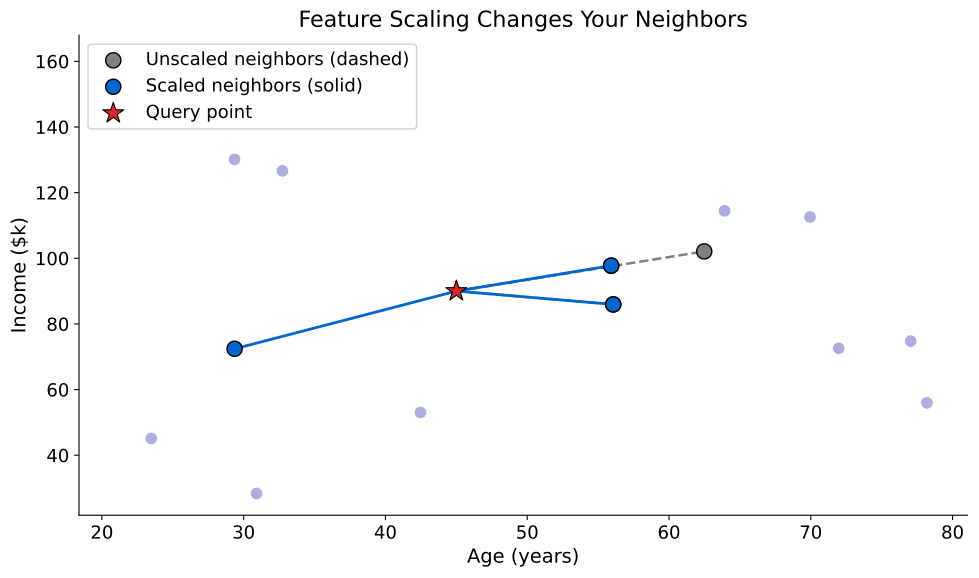

Recreate this plot in Python.
"""
Chart 08: Feature Scaling Changes Your Neighbors
Shows how unscaled vs scaled features lead to different KNN neighbors.
"""
import matplotlib.pyplot as plt
import numpy as np
from pathlib import Path
from sklearn.preprocessing import StandardScaler
from sklearn.neighbors import NearestNeighbors

plt.rcParams.update({
    'font.size': 14, 'axes.labelsize': 14, 'axes.titlesize': 16,
    'xtick.labelsize': 13, 'ytick.labelsize': 13, 'legend.fontsize': 13,
    'figure.figsize': (10, 6), 'figure.dpi': 150,
    'axes.spines.top': False, 'axes.spines.right': False,
})

COLORS = {
    'purple': '#3333B2', 'blue': '#0066CC', 'orange': '#FF7F0E',
    'green': '#2CA02C', 'red': '#D62728', 'lavender': '#ADADE0', 'gray': '#808080',
}

np.random.seed(42)

# Generate 15 data points: Age (20-80), Income (20k-200k)
n_points = 15
ages = np.random.uniform(20, 80, n_points)
incomes = np.random.uniform(20000, 200000, n_points)
X = np.column_stack([ages, incomes])

# Query point
query_age, query_income = 45, 90000
query = np.array([[query_age, query_income]])

# Find 3 nearest neighbors WITHOUT scaling (dominated by income axis)
nn_unscaled = NearestNeighbors(n_neighbors=3)
nn_unscaled.fit(X)
dists_unscaled, idx_unscaled = nn_unscaled.kneighbors(query)
idx_unscaled = idx_unscaled[0]

# Find 3 nearest neighbors WITH scaling
scaler = StandardScaler()
X_scaled = scaler.fit_transform(X)
query_scaled = scaler.transform(query)
nn_scaled = NearestNeighbors(n_neighbors=3)
nn_scaled.fit(X_scaled)
dists_scaled, idx_scaled = nn_scaled.kneighbors(query_scaled)
idx_scaled = idx_scaled[0]

# --- Plot ---
fig, ax = plt.subplots(figsize=(10, 6))

# All points (lavender background)
ax.scatter(ages, incomes / 1000, color=COLORS['lavender'], s=80, zorder=2,
           edgecolors='white', linewidths=0.5)

# Highlight unscaled neighbors
for i in idx_unscaled:
    ax.plot([query_age, ages[i]], [query_income / 1000, incomes[i] / 1000],
            color=COLORS['gray'], linestyle='--', linewidth=1.8, zorder=3)
ax.scatter(ages[idx_unscaled], incomes[idx_unscaled] / 1000,
           color=COLORS['gray'], s=120, zorder=4, edgecolors='black',
           linewidths=1.0, label='Unscaled neighbors (dashed)')

# Highlight scaled neighbors
for i in idx_scaled:
    ax.plot([query_age, ages[i]], [query_income / 1000, incomes[i] / 1000],
            color=COLORS['blue'], linestyle='-', linewidth=2.0, zorder=3)
ax.scatter(ages[idx_scaled], incomes[idx_scaled] / 1000,
           color=COLORS['blue'], s=120, zorder=4, edgecolors='black',
           linewidths=1.0, label='Scaled neighbors (solid)')

# Query point
ax.scatter(query_age, query_income / 1000, color=COLORS['red'], s=250,
           marker='*', zorder=5, edgecolors='black', linewidths=0.8,
           label='Query point')

ax.set_xlabel('Age (years)')
ax.set_ylabel('Income ($k)')
ax.set_title('Feature Scaling Changes Your Neighbors')
ax.legend(loc='upper left', framealpha=0.9)

plt.tight_layout()
output_path = Path(__file__).parent / 'chart.pdf'
plt.savefig(output_path, dpi=300, bbox_inches='tight', facecolor='white')
plt.savefig(Path(__file__).parent / 'chart.png', dpi=150, bbox_inches='tight', facecolor='white')
plt.close()
print(f"Chart saved to: {output_path}")
